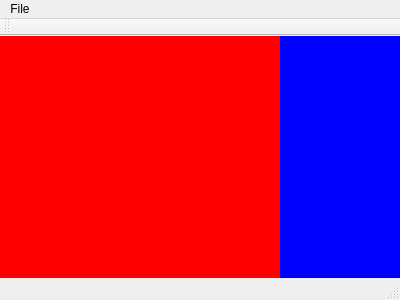
<?xml version="1.0" encoding="UTF-8"?>
<ui version="4.0">
 <class>MainWindow</class>
 <widget class="QMainWindow" name="MainWindow">
  <property name="geometry">
   <rect>
    <x>0</x>
    <y>0</y>
    <width>400</width>
    <height>300</height>
   </rect>
  </property>
  <property name="windowTitle">
   <string>MainWindow</string>
  </property>
  <widget class="QWidget" name="centralWidget">
   <widget class="QWidget" name="cameraFrame" native="true">
    <property name="geometry">
     <rect>
      <x>0</x>
      <y>0</y>
      <width>281</width>
      <height>261</height>
     </rect>
    </property>
    <property name="styleSheet">
     <string notr="true">QWidget {background-color: red}</string>
    </property>
   </widget>
   <widget class="QWidget" name="rightCol" native="true">
    <property name="geometry">
     <rect>
      <x>280</x>
      <y>0</y>
      <width>120</width>
      <height>261</height>
     </rect>
    </property>
    <property name="styleSheet">
     <string notr="true">QWidget {background-color: blue}</string>
    </property>
   </widget>
  </widget>
  <widget class="QMenuBar" name="menuBar">
   <property name="geometry">
    <rect>
     <x>0</x>
     <y>0</y>
     <width>400</width>
     <height>27</height>
    </rect>
   </property>
   <widget class="QMenu" name="menuFile">
    <property name="title">
     <string>File</string>
    </property>
    <addaction name="actionQuit"/>
   </widget>
   <addaction name="menuFile"/>
  </widget>
  <widget class="QToolBar" name="mainToolBar">
   <attribute name="toolBarArea">
    <enum>TopToolBarArea</enum>
   </attribute>
   <attribute name="toolBarBreak">
    <bool>false</bool>
   </attribute>
  </widget>
  <widget class="QStatusBar" name="statusBar"/>
  <action name="actionQuit">
   <property name="text">
    <string>Quit</string>
   </property>
  </action>
 </widget>
 <layoutdefault spacing="6" margin="11"/>
 <resources/>
 <connections/>
</ui>
